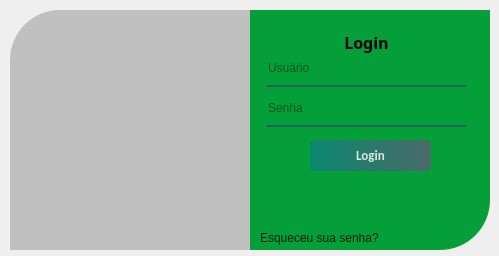
<?xml version="1.0" encoding="UTF-8"?>
<ui version="4.0">
 <class>Form</class>
 <widget class="QWidget" name="Form">
  <property name="geometry">
   <rect>
    <x>0</x>
    <y>0</y>
    <width>499</width>
    <height>256</height>
   </rect>
  </property>
  <property name="windowTitle">
   <string>Form</string>
  </property>
  <widget class="QWidget" name="widget" native="true">
   <property name="geometry">
    <rect>
     <x>0</x>
     <y>0</y>
     <width>490</width>
     <height>250</height>
    </rect>
   </property>
   <property name="minimumSize">
    <size>
     <width>490</width>
     <height>250</height>
    </size>
   </property>
   <property name="maximumSize">
    <size>
     <width>490</width>
     <height>250</height>
    </size>
   </property>
   <widget class="QLabel" name="label">
    <property name="geometry">
     <rect>
      <x>10</x>
      <y>10</y>
      <width>240</width>
      <height>240</height>
     </rect>
    </property>
    <property name="minimumSize">
     <size>
      <width>240</width>
      <height>240</height>
     </size>
    </property>
    <property name="maximumSize">
     <size>
      <width>240</width>
      <height>240</height>
     </size>
    </property>
    <property name="styleSheet">
     <string notr="true">background-image: url(:/Images/download.jpg);
border-top-left-radius:50px;
</string>
    </property>
    <property name="text">
     <string/>
    </property>
   </widget>
   <widget class="QLabel" name="label_2">
    <property name="geometry">
     <rect>
      <x>10</x>
      <y>10</y>
      <width>240</width>
      <height>240</height>
     </rect>
    </property>
    <property name="minimumSize">
     <size>
      <width>240</width>
      <height>240</height>
     </size>
    </property>
    <property name="maximumSize">
     <size>
      <width>240</width>
      <height>240</height>
     </size>
    </property>
    <property name="styleSheet">
     <string notr="true">background-color:rgba(0,0,0,50);
border-top-left-radius:50px;</string>
    </property>
    <property name="text">
     <string/>
    </property>
   </widget>
   <widget class="QLabel" name="label_3">
    <property name="geometry">
     <rect>
      <x>250</x>
      <y>10</y>
      <width>240</width>
      <height>240</height>
     </rect>
    </property>
    <property name="styleSheet">
     <string notr="true">
background-color: rgb(4, 159, 56);
border-bottom-right-radius:50px;</string>
    </property>
    <property name="text">
     <string/>
    </property>
   </widget>
   <widget class="QLabel" name="label_4">
    <property name="geometry">
     <rect>
      <x>306</x>
      <y>27</y>
      <width>121</width>
      <height>31</height>
     </rect>
    </property>
    <property name="font">
     <font>
      <family>Arial Black</family>
      <pointsize>12</pointsize>
      <weight>75</weight>
      <bold>true</bold>
     </font>
    </property>
    <property name="layoutDirection">
     <enum>Qt::LeftToRight</enum>
    </property>
    <property name="text">
     <string>Login</string>
    </property>
    <property name="alignment">
     <set>Qt::AlignCenter</set>
    </property>
   </widget>
   <widget class="QLineEdit" name="lineEdit">
    <property name="geometry">
     <rect>
      <x>266</x>
      <y>57</y>
      <width>200</width>
      <height>30</height>
     </rect>
    </property>
    <property name="sizePolicy">
     <sizepolicy hsizetype="Fixed" vsizetype="Fixed">
      <horstretch>0</horstretch>
      <verstretch>0</verstretch>
     </sizepolicy>
    </property>
    <property name="minimumSize">
     <size>
      <width>200</width>
      <height>30</height>
     </size>
    </property>
    <property name="maximumSize">
     <size>
      <width>200</width>
      <height>30</height>
     </size>
    </property>
    <property name="styleSheet">
     <string notr="true">background-color:rgba(0,0,0,0);
border:none;
border-bottom:2px solid rgba(46,82,101,200);
color:rgba(0,0,0,240);
padding-bottom:7px;</string>
    </property>
    <property name="placeholderText">
     <string>Usuário</string>
    </property>
   </widget>
   <widget class="QLineEdit" name="lineEdit_2">
    <property name="geometry">
     <rect>
      <x>266</x>
      <y>97</y>
      <width>200</width>
      <height>30</height>
     </rect>
    </property>
    <property name="sizePolicy">
     <sizepolicy hsizetype="Fixed" vsizetype="Fixed">
      <horstretch>0</horstretch>
      <verstretch>0</verstretch>
     </sizepolicy>
    </property>
    <property name="minimumSize">
     <size>
      <width>200</width>
      <height>30</height>
     </size>
    </property>
    <property name="maximumSize">
     <size>
      <width>200</width>
      <height>30</height>
     </size>
    </property>
    <property name="styleSheet">
     <string notr="true">background-color:rgba(0,0,0,0);
border:none;
border-bottom:2px solid rgba(46,82,101,200);
color:rgba(0,0,0,240);
padding-bottom:7px;</string>
    </property>
    <property name="echoMode">
     <enum>QLineEdit::Password</enum>
    </property>
    <property name="placeholderText">
     <string>Senha</string>
    </property>
   </widget>
   <widget class="QPushButton" name="pushButton">
    <property name="geometry">
     <rect>
      <x>310</x>
      <y>140</y>
      <width>121</width>
      <height>31</height>
     </rect>
    </property>
    <property name="font">
     <font>
      <family>Calibri</family>
      <pointsize>10</pointsize>
      <weight>75</weight>
      <bold>true</bold>
     </font>
    </property>
    <property name="styleSheet">
     <string notr="true">QPushButton#pushButton{
	background-color: qlineargradient(spread:pad, x1:0, y1:0, x2:1, y2:0, stop:0 rgba(11, 131, 120, 219), stop:1 rgba(85, 98, 112, 226));
	color:rgba(255,255,255,210);
	border-radius:5px;
}

QPushButton#pushButton:hover{
	background-color: qlineargradient(spread:pad, x1:0, y1:0, x2:1, y2:0, stop:0 rgba(150, 123, 111, 219), stop:1 rgba(85, 81, 84, 226));
}
QPushButton#pushButton:pressed{
	padding-left:5px;
	padding-top:5px;
	background-color:rgba(150,123,111,255)
}</string>
    </property>
    <property name="text">
     <string>Login</string>
    </property>
   </widget>
   <widget class="QLabel" name="label_5">
    <property name="geometry">
     <rect>
      <x>260</x>
      <y>230</y>
      <width>181</width>
      <height>16</height>
     </rect>
    </property>
    <property name="styleSheet">
     <string notr="true">color:rgba(0,0,0,210);</string>
    </property>
    <property name="text">
     <string>Esqueceu sua senha?</string>
    </property>
   </widget>
  </widget>
 </widget>
 <resources>
  <include location="res.qrc"/>
 </resources>
 <connections/>
</ui>
